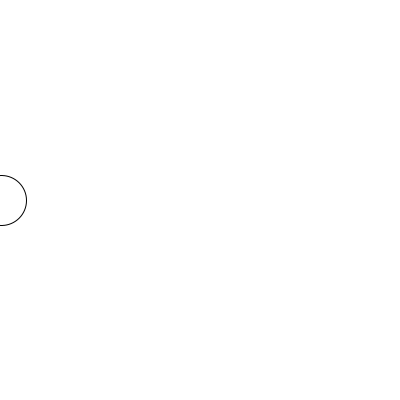
Frame 1 (no input)
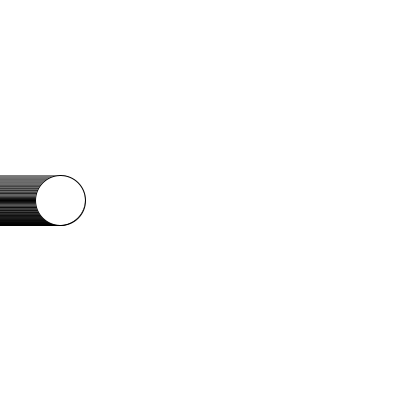
Frame 60 (the mouse pressed at the canvas centre just before this capture)
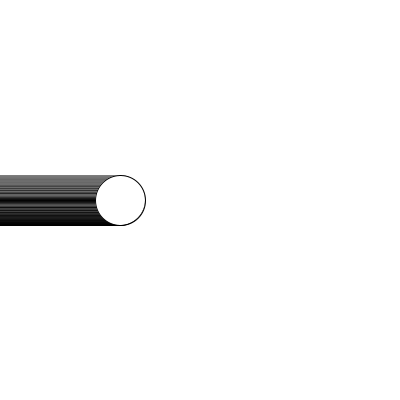
Frame 120 (the mouse held since frame 60 and released just before this capture)

The Processing sketch that drew these frames (run headless with seeded random() and noise(); from frame 60 on, the mouse is pressed at the canvas centre):

// Processing sketch: UltraBasicAnimation
// ── UltraBasicAnimation.pde
int x = 0;

void setup() {
  size(400, 400);
  background(255, 255, 255);
}

void draw() {
  x++;
  
  // uncomment this to see what happens
//fill(255, 255, 255, 10);
//rect(0, 0, width, height);

  ellipse(x, 200, 50, 50);
}
